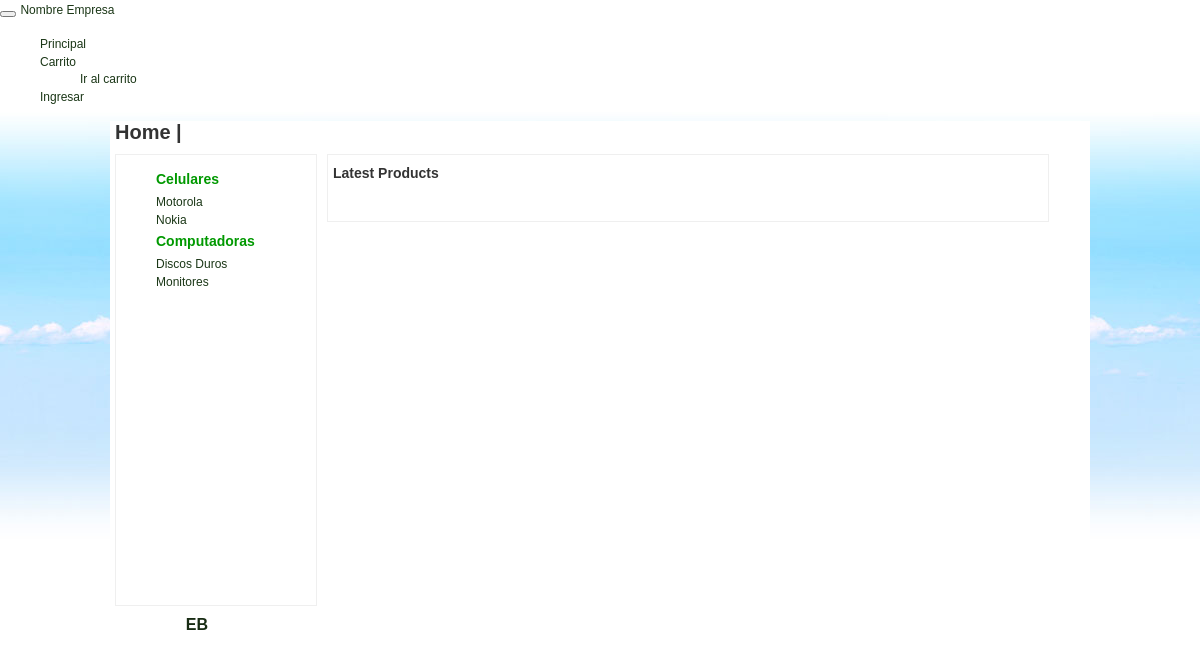
The page /carrito/r_cart_cate.php on the database its author committed.
### tables this page shows
CREATE TABLE IF NOT EXISTS `categorias` (
  `cat_id` int(11) NOT NULL AUTO_INCREMENT,
  `cat_parent_id` int(11) NOT NULL DEFAULT '-1',
  `cat_name` varchar(252) NOT NULL,
  PRIMARY KEY (`cat_id`)
);

### carrito/classesfra/Categoria.php (called while the page is built, shortened)
<?php
require("CategoriaPersistent.php");
class Categoria  {
	function Categoria()
	{
		$this->mPer = new CategoriaPersistent();
    }
	function darTodas($catid)
	{
       return $this->mPer->darTodas($catid);
  	}
}
?>

### carrito/classesfra/CategoriaPersistent.php (called while the page is built, shortened)
<?php
require_once("Persistent.php");
class CategoriaPersistent extends Persistent
{
	function darTodas($catid)
	{
    	 $sql = "SELECT * FROM categorias ";
		if($catid == "")
		{
			$sql.= " WHERE cat_parent_id = '-1'   ";
		}else{
			$sql.= " WHERE cat_parent_id = '$catid'   ";
		}
		$sql.= " order by cat_name  ";
        return $this->obtain();
    }
}
?>

### carrito/classesfra/db_conection.php (called while the page is built, shortened)
<?php
function conectDB(){
	$con=mysql_connect(server(), user(), password())
		or die ("Error al conectarse al servidor mysql");
	return $con;
}
function server(){
	return "localhost";
}
function user(){
     return "root";
}
function password(){
	return "";
}
?>

### carrito/classesfra/Persistent.php (called while the page is built, shortened)
<?php
require_once("db_conection.php");
class Persistent {
	var $mCon;
	var $mSQL;
	function setCon(){
		$this->mCon = conectDB();
	}
	function setSql($pVal){
		$this->mSQL = $pVal;
	}
	function getSql(){
		return $this->mSQL ;
	}
	function obtain(){
		$result  = mysql_query($this->getSql(),$this->mCon) or die("<br><b>rror geting.</b> (".mysql_error().")<br>Sql: ".$this->getSql());
		return $result;
	}
}
?>

### carrito/template/left.php (the view, shortened to what this page needs)
<div class="LeftCont">
       <?
   $auxCate = new Categoria();
$drCate = $auxCate->darTodas($catid);
 ?>
        <ul>
        <?
         while($rowCate = mysql_fetch_object($drCate)) {
  ?>
         <div style=" position:relative;font-size:14px; font-weight:bold; color:#090; margin:5px 0px 5px 0px"><?= $rowCate->cat_name?></div>
        <?  $drScategory= $auxCate->darTodas($rowCate->cat_id);
while($rowSub = mysql_fetch_object($drScategory)) {?>
        <li><a href="r_cart_cate.php?cat=<?= $rowSub->cat_id ?>">
        <?= $rowSub->cat_name ?>
        </a></li>
         <?php }     ?>
        <?php }     ?>
        </ul>
       </div>

### carrito/template/css/css.css (style rules this page uses)
html { overflow-y: scroll; height: 100%; }
body { margin: 0px 0px 0px 0px;font-family: Verdana, Arial, Helvetica, sans-serif; color:#FFF;background: url(../img/clouds_background.jpg ); }
a:link { font-size:12px;color: #1b3717 ; font-weight:normal; text-decoration: none; }
.CC .Prod .LeftCont { float:left;width:200px;margin: 0px 10px 0px 5px; min-height:450px; padding:0px 0px 0px 0px; background:#FFF; border:solid 1px #EFEFEF }

### rows shown on the page
categorias: cat_name "Celulares"
categorias: cat_name "Motorola"
categorias: cat_name "Nokia"
categorias: cat_name "Computadoras"
categorias: cat_name "Discos Duros"
categorias: cat_name "Monitores"
